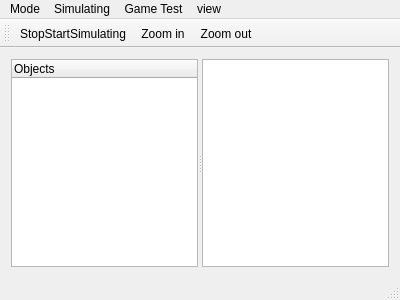
<?xml version="1.0" encoding="UTF-8"?>
<ui version="4.0">
 <class>MainWindow</class>
 <widget class="QMainWindow" name="MainWindow">
  <property name="geometry">
   <rect>
    <x>0</x>
    <y>0</y>
    <width>400</width>
    <height>300</height>
   </rect>
  </property>
  <property name="windowTitle">
   <string>MainWindow</string>
  </property>
  <widget class="QWidget" name="centralWidget">
   <layout class="QVBoxLayout" name="verticalLayout">
    <item>
     <widget class="QSplitter" name="splitter">
      <property name="orientation">
       <enum>Qt::Horizontal</enum>
      </property>
      <widget class="QTreeWidget" name="treeWidget">
       <property name="minimumSize">
        <size>
         <width>40</width>
         <height>40</height>
        </size>
       </property>
       <property name="iconSize">
        <size>
         <width>40</width>
         <height>40</height>
        </size>
       </property>
       <column>
        <property name="text">
         <string>Objects</string>
        </property>
       </column>
      </widget>
      <widget class="QGraphicsView" name="graphicsView"/>
     </widget>
    </item>
   </layout>
  </widget>
  <widget class="QMenuBar" name="menuBar">
   <property name="geometry">
    <rect>
     <x>0</x>
     <y>0</y>
     <width>400</width>
     <height>21</height>
    </rect>
   </property>
   <widget class="QMenu" name="menuMode">
    <property name="title">
     <string>Mode</string>
    </property>
    <addaction name="actionEdit_Mode"/>
    <addaction name="actionSimulate_Mode"/>
   </widget>
   <widget class="QMenu" name="menuSimulating">
    <property name="title">
     <string>Simulating</string>
    </property>
    <addaction name="actionSimulate_All"/>
    <addaction name="actionStopStartSimulating"/>
   </widget>
   <widget class="QMenu" name="menuGame_Test">
    <property name="title">
     <string>Game Test</string>
    </property>
    <addaction name="actionShoot_Mode"/>
   </widget>
   <widget class="QMenu" name="menuView">
    <property name="title">
     <string>view</string>
    </property>
    <addaction name="actionZoom_in"/>
    <addaction name="actionZoom_out"/>
   </widget>
   <addaction name="menuMode"/>
   <addaction name="menuSimulating"/>
   <addaction name="menuGame_Test"/>
   <addaction name="menuView"/>
  </widget>
  <widget class="QToolBar" name="mainToolBar">
   <attribute name="toolBarArea">
    <enum>TopToolBarArea</enum>
   </attribute>
   <attribute name="toolBarBreak">
    <bool>false</bool>
   </attribute>
   <addaction name="actionStopStartSimulating"/>
   <addaction name="actionZoom_in"/>
   <addaction name="actionZoom_out"/>
  </widget>
  <widget class="QStatusBar" name="statusBar"/>
  <action name="actionSimulate_All">
   <property name="text">
    <string>Simulate All</string>
   </property>
  </action>
  <action name="actionStopStartSimulating">
   <property name="icon">
    <iconset resource="rc.qrc">
     <normaloff>:/zoom/icon/start.png</normaloff>:/zoom/icon/start.png</iconset>
   </property>
   <property name="text">
    <string>StopStartSimulating</string>
   </property>
  </action>
  <action name="actionEdit_Mode">
   <property name="text">
    <string>Edit Mode</string>
   </property>
   <property name="shortcut">
    <string>S</string>
   </property>
  </action>
  <action name="actionSimulate_Mode">
   <property name="text">
    <string>Simulate Mode</string>
   </property>
  </action>
  <action name="actionShoot_Mode">
   <property name="text">
    <string>Shoot Mode</string>
   </property>
   <property name="shortcut">
    <string>S</string>
   </property>
  </action>
  <action name="actionZoom_in">
   <property name="icon">
    <iconset resource="rc.qrc">
     <normaloff>:/zoom/icon/zoom_in.png</normaloff>:/zoom/icon/zoom_in.png</iconset>
   </property>
   <property name="text">
    <string>Zoom in</string>
   </property>
  </action>
  <action name="actionZoom_out">
   <property name="icon">
    <iconset resource="rc.qrc">
     <normaloff>:/zoom/icon/zoom_out.png</normaloff>:/zoom/icon/zoom_out.png</iconset>
   </property>
   <property name="text">
    <string>Zoom out</string>
   </property>
  </action>
 </widget>
 <layoutdefault spacing="6" margin="11"/>
 <resources>
  <include location="rc.qrc"/>
 </resources>
 <connections/>
</ui>
